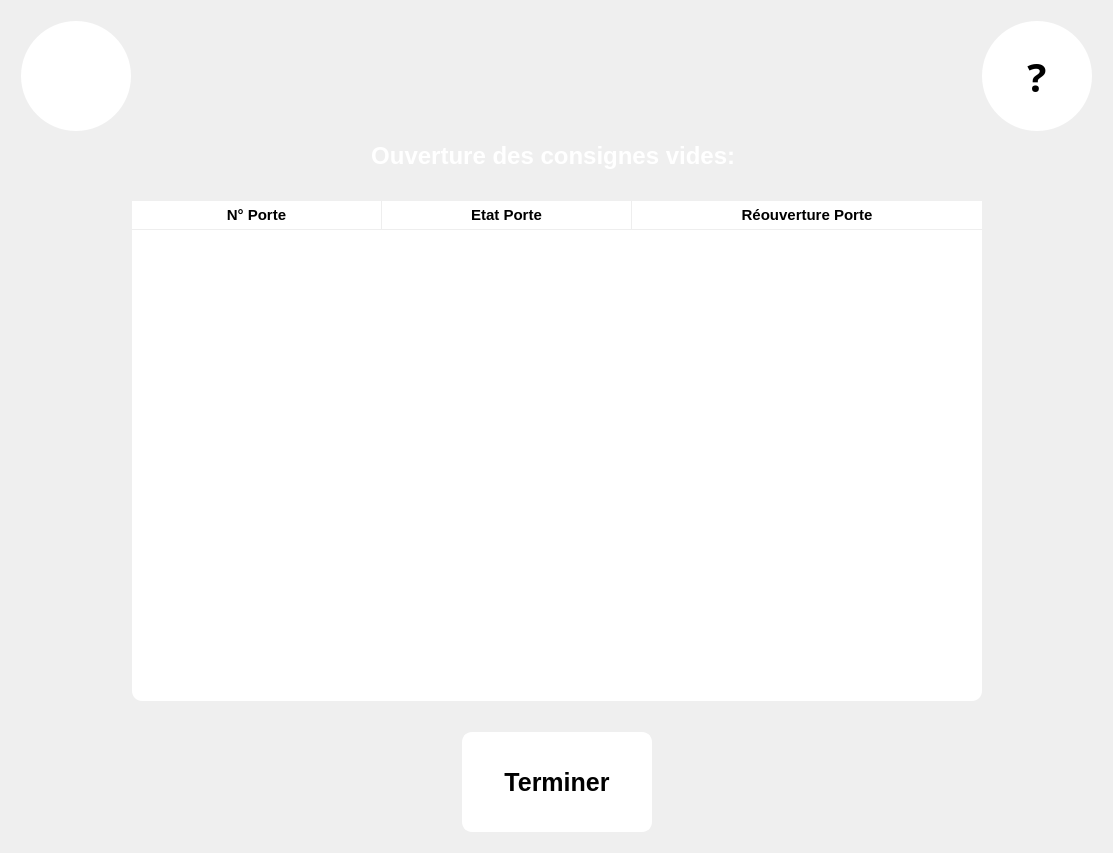
<?xml version="1.0" encoding="UTF-8"?>
<ui version="4.0">
 <class>OpenEmptyBox</class>
 <widget class="QWidget" name="OpenEmptyBox">
  <property name="geometry">
   <rect>
    <x>0</x>
    <y>0</y>
    <width>1113</width>
    <height>853</height>
   </rect>
  </property>
  <property name="windowTitle">
   <string>Form</string>
  </property>
  <property name="styleSheet">
   <string notr="true">QToolTip{	
	border:1px white;	
	border-radius:0px;  
	font : 15pt;
	background-color: rgb(114, 114, 114);
	color: rgb(255, 255, 255);	    	
}</string>
  </property>
  <layout class="QGridLayout" name="gridLayout">
   <item row="0" column="0">
    <layout class="QVBoxLayout" name="verticalLayout">
     <property name="margin">
      <number>5</number>
     </property>
     <item>
      <layout class="QHBoxLayout" name="horizontalLayout_3">
       <property name="margin">
        <number>5</number>
       </property>
       <item>
        <widget class="QToolButton" name="B_Assistance">
         <property name="font">
          <font>
           <family>Droid Sans Georgian</family>
           <pointsize>30</pointsize>
           <weight>75</weight>
           <bold>true</bold>
          </font>
         </property>
         <property name="styleSheet">
          <string notr="true">QToolButton{
background-color: rgb(255, 255, 255);
border:none;
border-radius:55px;
max-width:110px;
max-height:110px;
min-width:110px;
min-height:110px;
}

QToolButton:pressed{ 
	background-color: #ECF0F1;
}
QToolTip{
	border:1px white;	
	border-radius:0px;
	font : 15pt;
	background-color: rgb(114, 114, 114);
	color: rgb(255, 255, 255);	    	
}</string>
         </property>
         <property name="text">
          <string/>
         </property>
         <property name="icon">
          <iconset resource="Src.qrc">
           <normaloff>:/ImgList/BAssistance</normaloff>:/ImgList/BAssistance</iconset>
         </property>
         <property name="iconSize">
          <size>
           <width>70</width>
           <height>70</height>
          </size>
         </property>
         <property name="popupMode">
          <enum>QToolButton::DelayedPopup</enum>
         </property>
         <property name="toolButtonStyle">
          <enum>Qt::ToolButtonIconOnly</enum>
         </property>
         <property name="autoRaise">
          <bool>true</bool>
         </property>
        </widget>
       </item>
       <item>
        <spacer name="horizontalSpacer">
         <property name="orientation">
          <enum>Qt::Horizontal</enum>
         </property>
         <property name="sizeHint" stdset="0">
          <size>
           <width>40</width>
           <height>20</height>
          </size>
         </property>
        </spacer>
       </item>
       <item>
        <widget class="QToolButton" name="B_Help">
         <property name="palette">
          <palette>
           <active>
            <colorrole role="Button">
             <brush brushstyle="SolidPattern">
              <color alpha="255">
               <red>255</red>
               <green>255</green>
               <blue>255</blue>
              </color>
             </brush>
            </colorrole>
            <colorrole role="Base">
             <brush brushstyle="SolidPattern">
              <color alpha="255">
               <red>255</red>
               <green>255</green>
               <blue>255</blue>
              </color>
             </brush>
            </colorrole>
            <colorrole role="Window">
             <brush brushstyle="SolidPattern">
              <color alpha="255">
               <red>255</red>
               <green>255</green>
               <blue>255</blue>
              </color>
             </brush>
            </colorrole>
           </active>
           <inactive>
            <colorrole role="Button">
             <brush brushstyle="SolidPattern">
              <color alpha="255">
               <red>255</red>
               <green>255</green>
               <blue>255</blue>
              </color>
             </brush>
            </colorrole>
            <colorrole role="Base">
             <brush brushstyle="SolidPattern">
              <color alpha="255">
               <red>255</red>
               <green>255</green>
               <blue>255</blue>
              </color>
             </brush>
            </colorrole>
            <colorrole role="Window">
             <brush brushstyle="SolidPattern">
              <color alpha="255">
               <red>255</red>
               <green>255</green>
               <blue>255</blue>
              </color>
             </brush>
            </colorrole>
           </inactive>
           <disabled>
            <colorrole role="Button">
             <brush brushstyle="SolidPattern">
              <color alpha="255">
               <red>255</red>
               <green>255</green>
               <blue>255</blue>
              </color>
             </brush>
            </colorrole>
            <colorrole role="Base">
             <brush brushstyle="SolidPattern">
              <color alpha="255">
               <red>255</red>
               <green>255</green>
               <blue>255</blue>
              </color>
             </brush>
            </colorrole>
            <colorrole role="Window">
             <brush brushstyle="SolidPattern">
              <color alpha="255">
               <red>255</red>
               <green>255</green>
               <blue>255</blue>
              </color>
             </brush>
            </colorrole>
           </disabled>
          </palette>
         </property>
         <property name="font">
          <font>
           <family>Droid Sans Georgian</family>
           <pointsize>30</pointsize>
           <weight>75</weight>
           <bold>true</bold>
          </font>
         </property>
         <property name="styleSheet">
          <string notr="true">QToolButton{
background-color: rgb(255, 255, 255);
border:none;
border-radius:55px;
max-width:110px;
max-height:110px;
min-width:110px;
min-height:110px;
}

QToolButton:pressed{ 
	background-color: #ECF0F1;
}

QToolTip{
	border:1px white;	
	border-radius:0px;
	font : 15pt;
	background-color: rgb(114, 114, 114);
	color: rgb(255, 255, 255);	    	
}</string>
         </property>
         <property name="text">
          <string>?</string>
         </property>
         <property name="checkable">
          <bool>false</bool>
         </property>
         <property name="popupMode">
          <enum>QToolButton::DelayedPopup</enum>
         </property>
         <property name="toolButtonStyle">
          <enum>Qt::ToolButtonIconOnly</enum>
         </property>
         <property name="autoRaise">
          <bool>true</bool>
         </property>
        </widget>
       </item>
      </layout>
     </item>
     <item>
      <layout class="QHBoxLayout" name="horizontalLayout">
       <item>
        <widget class="QLabel" name="label">
         <property name="font">
          <font>
           <pointsize>18</pointsize>
           <weight>75</weight>
           <bold>true</bold>
          </font>
         </property>
         <property name="styleSheet">
          <string notr="true">color: rgb(255, 255, 255);</string>
         </property>
         <property name="text">
          <string>Ouverture des consignes vides: </string>
         </property>
         <property name="alignment">
          <set>Qt::AlignCenter</set>
         </property>
        </widget>
       </item>
      </layout>
     </item>
     <item>
      <spacer name="verticalSpacer">
       <property name="orientation">
        <enum>Qt::Vertical</enum>
       </property>
       <property name="sizeType">
        <enum>QSizePolicy::Fixed</enum>
       </property>
       <property name="sizeHint" stdset="0">
        <size>
         <width>20</width>
         <height>20</height>
        </size>
       </property>
      </spacer>
     </item>
     <item>
      <layout class="QHBoxLayout" name="horizontalLayout_4">
       <property name="margin">
        <number>5</number>
       </property>
       <item>
        <spacer name="horizontalSpacer_6">
         <property name="orientation">
          <enum>Qt::Horizontal</enum>
         </property>
         <property name="sizeType">
          <enum>QSizePolicy::MinimumExpanding</enum>
         </property>
         <property name="sizeHint" stdset="0">
          <size>
           <width>40</width>
           <height>20</height>
          </size>
         </property>
        </spacer>
       </item>
       <item>
        <widget class="QTreeWidget" name="ListPackage_empty">
         <property name="sizePolicy">
          <sizepolicy hsizetype="Expanding" vsizetype="Expanding">
           <horstretch>0</horstretch>
           <verstretch>0</verstretch>
          </sizepolicy>
         </property>
         <property name="minimumSize">
          <size>
           <width>850</width>
           <height>0</height>
          </size>
         </property>
         <property name="maximumSize">
          <size>
           <width>1000</width>
           <height>16777215</height>
          </size>
         </property>
         <property name="font">
          <font>
           <pointsize>14</pointsize>
           <weight>75</weight>
           <bold>true</bold>
          </font>
         </property>
         <property name="cursor" stdset="0">
          <cursorShape>ArrowCursor</cursorShape>
         </property>
         <property name="styleSheet">
          <string notr="true">QTreeView{
	border-radius:10px;
	background-color: rgb(255, 255, 255);
}

QTreeView::item{
	background-color: rgb(255, 255, 255);
}

QTreeView QHeaderView::section{
	background-color: rgb(255, 255, 255);
	height:28px;
	border-top:0px solid grey;
	border-right:1px solid rgb(238, 238, 238);
	border-bottom:1px solid rgb(238, 238, 238);
   
}

QTreeView QHeaderView::section:last{
	border-top:0px solid grey;
	border-right:0px solid rgb(238, 238, 238);
	border-bottom:1px solid rgb(238, 238, 238);
}



QScrollBar::add-line:vertical {

    background: grey;
    height: 28px;
    subcontrol-position: bottom;
    subcontrol-origin: margin;
}

QScrollBar::sub-line:vertical {
    background: grey;
    height: 28px;
    subcontrol-position: top;
    subcontrol-origin: margin;
}
QScrollBar::up-arrow:vertical{
  
  width: 0; height: 0;
  bottom:7px;
  border: 12px solid transparent;
  border-top-color: transparent;
  border-right-color: grey;
  border-bottom-color: white;
  border-left-color: grey;

}

QScrollBar:down-arrow:vertical{
  width: 0; height: 0;
  top:7px;
  border: 12px solid transparent;
  border-bottom-color: transparent;
  border-right-color: grey;
  border-top-color: white;
  border-left-color: grey;
}

QScrollBar::vertical{
	border-radius:10px ;
	padding-top:25px;
	padding-bottom:25px;
	border:3px solid grey;
    width:60px;	
/*	margin:22 0 22 0 ;*/
    background: rgb(195, 195, 195);  
	
}

QScrollBar::handle:vertical{
	border-radius: 10px;
	border: 2px solid white;
	min-height: 40px;
    min-width:2px;
    max-height: 40px;
    max-width:2px;		
    margin: 2px;
	background: white;
   
}
QScrollBar::add-page:vertical, QScrollBar::sub-page:vertical {
    background: none;
}
</string>
         </property>
         <property name="frameShadow">
          <enum>QFrame::Sunken</enum>
         </property>
         <property name="verticalScrollBarPolicy">
          <enum>Qt::ScrollBarAsNeeded</enum>
         </property>
         <property name="horizontalScrollBarPolicy">
          <enum>Qt::ScrollBarAlwaysOff</enum>
         </property>
         <property name="autoScroll">
          <bool>true</bool>
         </property>
         <property name="autoScrollMargin">
          <number>80</number>
         </property>
         <property name="editTriggers">
          <set>QAbstractItemView::NoEditTriggers</set>
         </property>
         <property name="tabKeyNavigation">
          <bool>false</bool>
         </property>
         <property name="showDropIndicator" stdset="0">
          <bool>false</bool>
         </property>
         <property name="selectionMode">
          <enum>QAbstractItemView::NoSelection</enum>
         </property>
         <property name="selectionBehavior">
          <enum>QAbstractItemView::SelectItems</enum>
         </property>
         <property name="iconSize">
          <size>
           <width>150</width>
           <height>70</height>
          </size>
         </property>
         <property name="textElideMode">
          <enum>Qt::ElideMiddle</enum>
         </property>
         <property name="verticalScrollMode">
          <enum>QAbstractItemView::ScrollPerPixel</enum>
         </property>
         <property name="indentation">
          <number>20</number>
         </property>
         <property name="rootIsDecorated">
          <bool>true</bool>
         </property>
         <property name="uniformRowHeights">
          <bool>true</bool>
         </property>
         <property name="itemsExpandable">
          <bool>false</bool>
         </property>
         <property name="sortingEnabled">
          <bool>false</bool>
         </property>
         <property name="animated">
          <bool>true</bool>
         </property>
         <property name="allColumnsShowFocus">
          <bool>true</bool>
         </property>
         <property name="wordWrap">
          <bool>true</bool>
         </property>
         <property name="expandsOnDoubleClick">
          <bool>false</bool>
         </property>
         <property name="columnCount">
          <number>3</number>
         </property>
         <attribute name="headerVisible">
          <bool>true</bool>
         </attribute>
         <attribute name="headerCascadingSectionResizes">
          <bool>false</bool>
         </attribute>
         <attribute name="headerDefaultSectionSize">
          <number>250</number>
         </attribute>
         <attribute name="headerHighlightSections">
          <bool>true</bool>
         </attribute>
         <attribute name="headerMinimumSectionSize">
          <number>250</number>
         </attribute>
         <attribute name="headerShowSortIndicator" stdset="0">
          <bool>false</bool>
         </attribute>
         <attribute name="headerStretchLastSection">
          <bool>true</bool>
         </attribute>
         <column>
          <property name="text">
           <string notr="true">N° Porte</string>
          </property>
          <property name="font">
           <font>
            <pointsize>11</pointsize>
            <weight>75</weight>
            <bold>true</bold>
           </font>
          </property>
          <property name="textAlignment">
           <set>AlignHCenter|AlignVCenter|AlignCenter</set>
          </property>
          <property name="background">
           <color alpha="0">
            <red>0</red>
            <green>0</green>
            <blue>0</blue>
           </color>
          </property>
         </column>
         <column>
          <property name="text">
           <string notr="true">Etat Porte</string>
          </property>
          <property name="font">
           <font>
            <pointsize>11</pointsize>
            <weight>75</weight>
            <bold>true</bold>
           </font>
          </property>
          <property name="textAlignment">
           <set>AlignHCenter|AlignVCenter|AlignCenter</set>
          </property>
          <property name="background">
           <color alpha="0">
            <red>0</red>
            <green>0</green>
            <blue>0</blue>
           </color>
          </property>
         </column>
         <column>
          <property name="text">
           <string notr="true">Réouverture Porte</string>
          </property>
          <property name="font">
           <font>
            <pointsize>11</pointsize>
            <weight>75</weight>
            <bold>true</bold>
           </font>
          </property>
          <property name="textAlignment">
           <set>AlignHCenter|AlignVCenter|AlignCenter</set>
          </property>
          <property name="background">
           <color alpha="0">
            <red>0</red>
            <green>0</green>
            <blue>0</blue>
           </color>
          </property>
         </column>
        </widget>
       </item>
       <item>
        <spacer name="horizontalSpacer_7">
         <property name="orientation">
          <enum>Qt::Horizontal</enum>
         </property>
         <property name="sizeType">
          <enum>QSizePolicy::MinimumExpanding</enum>
         </property>
         <property name="sizeHint" stdset="0">
          <size>
           <width>40</width>
           <height>20</height>
          </size>
         </property>
        </spacer>
       </item>
      </layout>
     </item>
     <item>
      <spacer name="verticalSpacer_2">
       <property name="orientation">
        <enum>Qt::Vertical</enum>
       </property>
       <property name="sizeType">
        <enum>QSizePolicy::Fixed</enum>
       </property>
       <property name="sizeHint" stdset="0">
        <size>
         <width>20</width>
         <height>15</height>
        </size>
       </property>
      </spacer>
     </item>
     <item>
      <layout class="QHBoxLayout" name="horizontalLayout_2">
       <property name="margin">
        <number>5</number>
       </property>
       <item>
        <spacer name="horizontalSpacer_3">
         <property name="orientation">
          <enum>Qt::Horizontal</enum>
         </property>
         <property name="sizeType">
          <enum>QSizePolicy::MinimumExpanding</enum>
         </property>
         <property name="sizeHint" stdset="0">
          <size>
           <width>40</width>
           <height>20</height>
          </size>
         </property>
        </spacer>
       </item>
       <item>
        <widget class="QPushButton" name="B_Retour">
         <property name="minimumSize">
          <size>
           <width>190</width>
           <height>100</height>
          </size>
         </property>
         <property name="maximumSize">
          <size>
           <width>190</width>
           <height>100</height>
          </size>
         </property>
         <property name="palette">
          <palette>
           <active>
            <colorrole role="Button">
             <brush brushstyle="SolidPattern">
              <color alpha="255">
               <red>1</red>
               <green>162</green>
               <blue>239</blue>
              </color>
             </brush>
            </colorrole>
            <colorrole role="Base">
             <brush brushstyle="SolidPattern">
              <color alpha="255">
               <red>1</red>
               <green>162</green>
               <blue>239</blue>
              </color>
             </brush>
            </colorrole>
            <colorrole role="Window">
             <brush brushstyle="SolidPattern">
              <color alpha="255">
               <red>1</red>
               <green>162</green>
               <blue>239</blue>
              </color>
             </brush>
            </colorrole>
           </active>
           <inactive>
            <colorrole role="Button">
             <brush brushstyle="SolidPattern">
              <color alpha="255">
               <red>1</red>
               <green>162</green>
               <blue>239</blue>
              </color>
             </brush>
            </colorrole>
            <colorrole role="Base">
             <brush brushstyle="SolidPattern">
              <color alpha="255">
               <red>1</red>
               <green>162</green>
               <blue>239</blue>
              </color>
             </brush>
            </colorrole>
            <colorrole role="Window">
             <brush brushstyle="SolidPattern">
              <color alpha="255">
               <red>1</red>
               <green>162</green>
               <blue>239</blue>
              </color>
             </brush>
            </colorrole>
           </inactive>
           <disabled>
            <colorrole role="Button">
             <brush brushstyle="SolidPattern">
              <color alpha="255">
               <red>1</red>
               <green>162</green>
               <blue>239</blue>
              </color>
             </brush>
            </colorrole>
            <colorrole role="Base">
             <brush brushstyle="SolidPattern">
              <color alpha="255">
               <red>1</red>
               <green>162</green>
               <blue>239</blue>
              </color>
             </brush>
            </colorrole>
            <colorrole role="Window">
             <brush brushstyle="SolidPattern">
              <color alpha="255">
               <red>1</red>
               <green>162</green>
               <blue>239</blue>
              </color>
             </brush>
            </colorrole>
           </disabled>
          </palette>
         </property>
         <property name="font">
          <font>
           <pointsize>19</pointsize>
           <weight>75</weight>
           <bold>true</bold>
          </font>
         </property>
         <property name="styleSheet">
          <string notr="true">QPushButton:flat:pressed{ 

	background-color: #ECF0F1;
}

QPushButton:flat {   
    	border:2px solid white;
		border-style: outset;
        border-radius:10px;
        background-color: rgb(255, 255, 255);
}</string>
         </property>
         <property name="text">
          <string>Terminer</string>
         </property>
         <property name="flat">
          <bool>true</bool>
         </property>
        </widget>
       </item>
       <item>
        <spacer name="horizontalSpacer_5">
         <property name="orientation">
          <enum>Qt::Horizontal</enum>
         </property>
         <property name="sizeType">
          <enum>QSizePolicy::MinimumExpanding</enum>
         </property>
         <property name="sizeHint" stdset="0">
          <size>
           <width>40</width>
           <height>20</height>
          </size>
         </property>
        </spacer>
       </item>
      </layout>
     </item>
    </layout>
   </item>
  </layout>
 </widget>
 <resources>
  <include location="Src.qrc"/>
 </resources>
 <connections/>
</ui>
